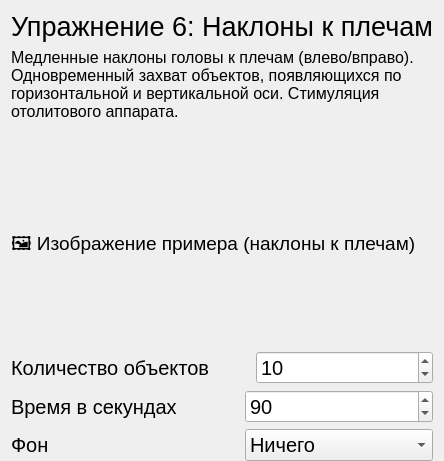
               <widget class="QWidget" name="page_ex6">
                <layout class="QVBoxLayout" name="verticalLayout_ex6">
                 <property name="bottomMargin">
                  <number>0</number>
                 </property>
                 <item>
                  <widget class="QLabel" name="label_ex6_title">
                   <property name="font">
                    <font>
                     <pointsize>20</pointsize>
                    </font>
                   </property>
                   <property name="text">
                    <string>Упражнение 6: Наклоны к плечам</string>
                   </property>
                  </widget>
                 </item>
                 <item>
                  <spacer name="verticalSpacer_ex6_1">
                   <property name="orientation">
                    <enum>Qt::Vertical</enum>
                   </property>
                   <property name="sizeType">
                    <enum>QSizePolicy::Preferred</enum>
                   </property>
                   <property name="sizeHint" stdset="0">
                    <size>
                     <width>20</width>
                     <height>40</height>
                    </size>
                   </property>
                  </spacer>
                 </item>
                 <item>
                  <widget class="QLabel" name="label_ex6_desc">
                   <property name="sizePolicy">
                    <sizepolicy hsizetype="Expanding" vsizetype="Minimum">
                     <horstretch>0</horstretch>
                     <verstretch>0</verstretch>
                    </sizepolicy>
                   </property>
                   <property name="font">
                    <font>
                     <pointsize>12</pointsize>
                    </font>
                   </property>
                   <property name="text">
                    <string>Медленные наклоны головы к плечам (влево/вправо). Одновременный захват объектов, появляющихся по горизонтальной и вертикальной оси. Стимуляция отолитового аппарата.</string>
                   </property>
                   <property name="wordWrap">
                    <bool>true</bool>
                   </property>
                  </widget>
                 </item>
                 <item>
                  <spacer name="verticalSpacer_ex6_2">
                   <property name="orientation">
                    <enum>Qt::Vertical</enum>
                   </property>
                   <property name="sizeType">
                    <enum>QSizePolicy::Preferred</enum>
                   </property>
                   <property name="sizeHint" stdset="0">
                    <size>
                     <width>20</width>
                     <height>100</height>
                    </size>
                   </property>
                  </spacer>
                 </item>
                 <item>
                  <widget class="QLabel" name="lable_ex6_img">
                   <property name="sizePolicy">
                    <sizepolicy hsizetype="Ignored" vsizetype="Ignored">
                     <horstretch>0</horstretch>
                     <verstretch>160</verstretch>
                    </sizepolicy>
                   </property>
                   <property name="minimumSize">
                    <size>
                     <width>300</width>
                     <height>200</height>
                    </size>
                   </property>
                   <property name="font">
                    <font>
                     <pointsize>14</pointsize>
                    </font>
                   </property>
                   <property name="text">
                    <string>🖼️ Изображение примера (наклоны к плечам)</string>
                   </property>
                   <property name="scaledContents">
                    <bool>true</bool>
                   </property>
                  </widget>
                 </item>
                 <item>
                  <spacer name="verticalSpacer_ex6_3">
                   <property name="orientation">
                    <enum>Qt::Vertical</enum>
                   </property>
                   <property name="sizeType">
                    <enum>QSizePolicy::Preferred</enum>
                   </property>
                   <property name="sizeHint" stdset="0">
                    <size>
                     <width>20</width>
                     <height>40</height>
                    </size>
                   </property>
                  </spacer>
                 </item>
                 <item>
                  <layout class="QHBoxLayout" name="horizontalLayout_ex6_count">
                   <item>
                    <widget class="QLabel" name="label_ex6_count">
                     <property name="font">
                      <font>
                       <pointsize>15</pointsize>
                      </font>
                     </property>
                     <property name="text">
                      <string>Количество объектов</string>
                     </property>
                    </widget>
                   </item>
                   <item>
                    <spacer name="horizontalSpacer_ex6_count">
                     <property name="orientation">
                      <enum>Qt::Horizontal</enum>
                     </property>
                     <property name="sizeType">
                      <enum>QSizePolicy::Preferred</enum>
                     </property>
                     <property name="sizeHint" stdset="0">
                      <size>
                       <width>40</width>
                       <height>20</height>
                      </size>
                     </property>
                    </spacer>
                   </item>
                   <item>
                    <widget class="QSpinBox" name="spinBox_ex6_count">
                     <property name="font">
                      <font>
                       <pointsize>15</pointsize>
                      </font>
                     </property>
                     <property name="value">
                      <number>10</number>
                     </property>
                    </widget>
                   </item>
                  </layout>
                 </item>
                 <item>
                  <layout class="QHBoxLayout" name="horizontalLayout_ex6_time">
                   <item>
                    <widget class="QLabel" name="label_ex6_time">
                     <property name="font">
                      <font>
                       <pointsize>15</pointsize>
                      </font>
                     </property>
                     <property name="text">
                      <string>Время в секундах</string>
                     </property>
                    </widget>
                   </item>
                   <item>
                    <spacer name="horizontalSpacer_ex6_time">
                     <property name="orientation">
                      <enum>Qt::Horizontal</enum>
                     </property>
                     <property name="sizeType">
                      <enum>QSizePolicy::Preferred</enum>
                     </property>
                     <property name="sizeHint" stdset="0">
                      <size>
                       <width>40</width>
                       <height>20</height>
                      </size>
                     </property>
                    </spacer>
                   </item>
                   <item>
                    <widget class="QSpinBox" name="spinBox_ex6_time">
                     <property name="font">
                      <font>
                       <pointsize>15</pointsize>
                      </font>
                     </property>
                     <property name="value">
                      <number>90</number>
                     </property>
                    </widget>
                   </item>
                  </layout>
                 </item>
                 <item>
                  <layout class="QHBoxLayout" name="horizontalLayout_ex6_fon">
                   <item>
                    <widget class="QLabel" name="label_ex6_fon">
                     <property name="font">
                      <font>
                       <pointsize>15</pointsize>
                      </font>
                     </property>
                     <property name="text">
                      <string>Фон</string>
                     </property>
                    </widget>
                   </item>
                   <item>
                    <spacer name="horizontalSpacer_ex6_fon">
                     <property name="orientation">
                      <enum>Qt::Horizontal</enum>
                     </property>
                     <property name="sizeType">
                      <enum>QSizePolicy::Preferred</enum>
                     </property>
                     <property name="sizeHint" stdset="0">
                      <size>
                       <width>40</width>
                       <height>20</height>
                      </size>
                     </property>
                    </spacer>
                   </item>
                   <item>
                    <widget class="QComboBox" name="comboBox_ex6_fon">
                     <property name="font">
                      <font>
                       <pointsize>15</pointsize>
                      </font>
                     </property>
                     <item>
                      <property name="text">
                       <string>Ничего</string>
                      </property>
                     </item>
                     <item>
                      <property name="text">
                       <string>Снег</string>
                      </property>
                     </item>
                     <item>
                      <property name="text">
                       <string>Дождь</string>
                      </property>
                     </item>
                     <item>
                      <property name="text">
                       <string>Туман</string>
                      </property>
                     </item>
                    </widget>
                   </item>
                  </layout>
                 </item>
                </layout>
               </widget>
